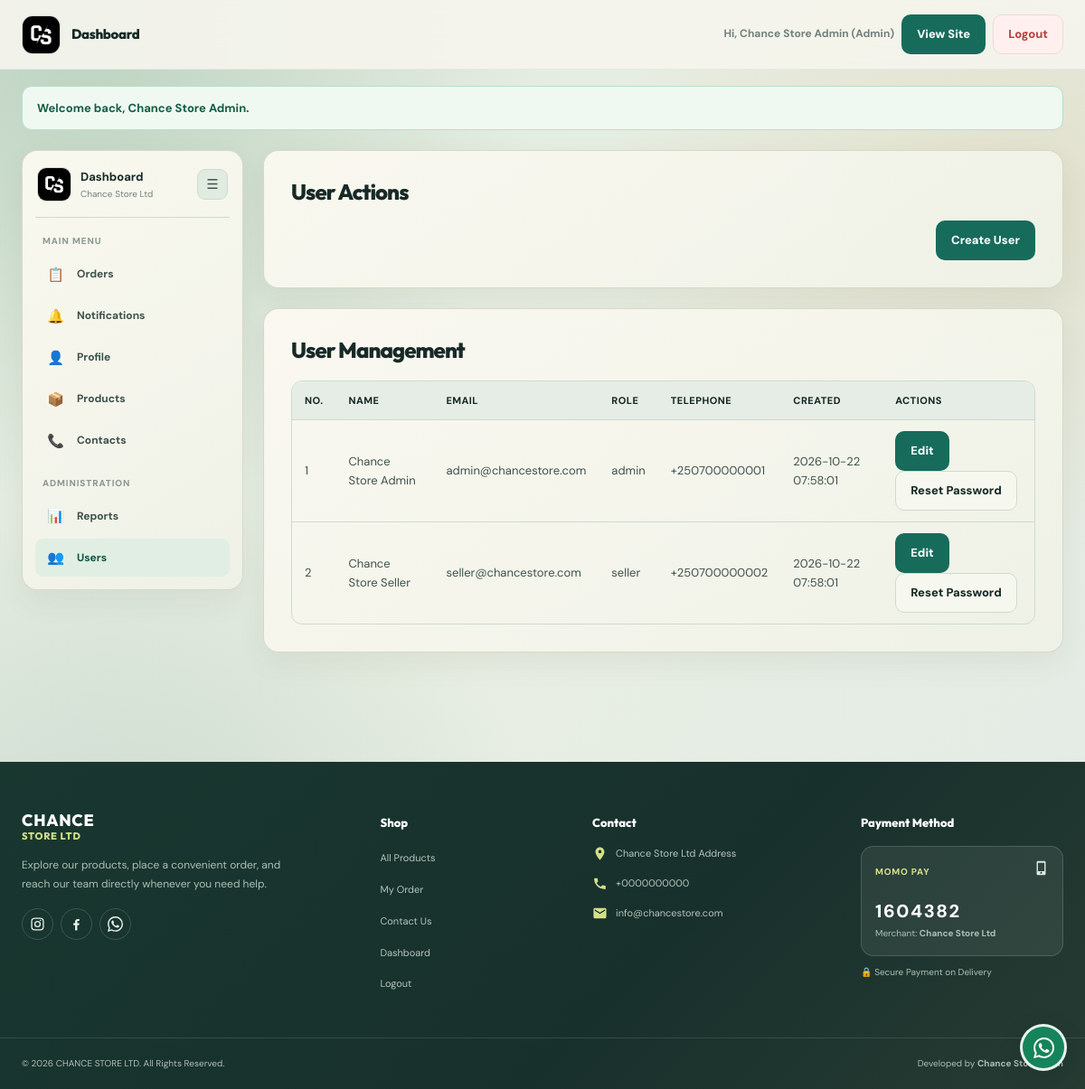
The app's page /admin.php?view=users (signed in) with its own data.
### tables this page shows
CREATE TABLE IF NOT EXISTS users (
    id INT AUTO_INCREMENT PRIMARY KEY,
    name VARCHAR(120) NOT NULL,
    email VARCHAR(190) NOT NULL UNIQUE,
    password VARCHAR(255) NOT NULL,
    role VARCHAR(30) NOT NULL DEFAULT 'seller',
    telephone VARCHAR(30) NOT NULL,
    created_at TIMESTAMP DEFAULT CURRENT_TIMESTAMP
);

CREATE TABLE IF NOT EXISTS contacts (
    id INT PRIMARY KEY DEFAULT 1,
    phone VARCHAR(30) NOT NULL,
    email VARCHAR(190) NOT NULL,
    address VARCHAR(255) NOT NULL
);

### config.php (called while the page is built, shortened)
<?php
function db(): PDO
{
    static $pdo = null;
    if ($pdo instanceof PDO) {
        return $pdo;
    }
    $dsn = 'mysql:host=' . DB_HOST . ';dbname=' . DB_NAME . ';charset=utf8mb4';
    $options = [
        PDO::ATTR_ERRMODE => PDO::ERRMODE_EXCEPTION,
        PDO::ATTR_DEFAULT_FETCH_MODE => PDO::FETCH_ASSOC,
        PDO::ATTR_EMULATE_PREPARES => false,
    ];
    $pdo = new PDO($dsn, DB_USER, DB_PASS, $options);
    $pdo->exec("UPDATE orders SET status = 'pending' WHERE status IS NULL OR status = ''");
    $pdo->exec("ALTER TABLE users MODIFY role VARCHAR(30) NOT NULL DEFAULT 'seller'");
    $pdo->exec("UPDATE users SET role = 'seller' WHERE role NOT IN ('admin', 'seller') OR role IS NULL OR role = ''");
    $pdo->exec("UPDATE users SET role = 'admin' WHERE email = 'admin@chancestore.com'");
    return $pdo;
}
function e(string $value): string
{
    return htmlspecialchars($value, ENT_QUOTES | ENT_SUBSTITUTE, 'UTF-8');
}
function get_flash(): ?array
{
    $flash = $_SESSION['flash'];
    return $flash;
}
function is_admin_logged_in(): bool
{
    return !empty($_SESSION['admin_id']);
}
function current_user_role(): string
{
    return (string) ($_SESSION['admin_role'] ?? '');
}
function get_site_contact(): array
{
    static $contact = null;
    if ($contact === null) {
        $contact = db()->query('SELECT * FROM contacts WHERE id = 1')->fetch() ?: [
            'phone' => '',
            'email' => '',
            'address' => '',
        ];
    }
    return $contact;
}
function phone_digits(string $phone): string
{
    return preg_replace('/\D+/', '', $phone) ?: '';
}

### admin.php (the view, shortened to what this page needs)
<?php
require_once __DIR__ . '/config.php';
$isAdmin = current_user_role() === 'admin';
$roleLabel = ucfirst(current_user_role() !== '' ? current_user_role() : 'seller');
$flash = get_flash();
$pdo = db();
$view = (string) ($_GET['view'] ?? 'orders');
$perPage = 15;
$page = max(1, (int) ($_GET['page'] ?? 1));
$offset = 0;
$users = [];
$unreadStmt = $pdo->prepare('SELECT COUNT(*) FROM notifications WHERE recipient_user_id = ? AND is_read = 0');
$unreadStmt->execute([(int) $_SESSION['admin_id']]);
$unreadNotifications = (int) $unreadStmt->fetchColumn();
if ($isAdmin && $view === 'users') {
    $usersTotal = (int) ($pdo->query('SELECT COUNT(*) AS c FROM users')->fetch()['c'] ?? 0);
    $totalPages = max(1, (int) ceil($usersTotal / $perPage));
    $page = min($page, $totalPages);
    $offset = ($page - 1) * $perPage;
    $stmt = $pdo->prepare('SELECT id, name, email, role, telephone, created_at FROM users ORDER BY created_at DESC LIMIT ? OFFSET ?');
    $stmt->bindValue(1, $perPage, PDO::PARAM_INT);
    $stmt->bindValue(2, $offset, PDO::PARAM_INT);
    $stmt->execute();
    $users = $stmt->fetchAll();
}
    ?>
    <?php
$contact = $pdo->query('SELECT * FROM contacts WHERE id = 1')->fetch() ?: ['phone' => '', 'email' => '', 'address' => ''];
$users = $isAdmin ? $users : [];
?>
<!doctype html>
<html lang="en">
<head>
    <link rel="stylesheet" href="assets.css">
</head>
<body>
<header class="site-header">
    <div class="container header-row">
        <div class="brand-wrap">
            <img class="site-logo" src="logo.jpeg" alt="Chance Store Ltd Logo">
            <div class="brand">Dashboard</div>
        </div>
        <div class="nav-actions">
            <span class="admin-greeting">Hi, <?= e((string) ($_SESSION['admin_name'] ?? 'User')) ?> (<?= e($roleLabel) ?>)</span>
            <a class="btn" href="index.php">View Site</a>
            <a class="btn danger" href="logout.php">Logout</a>
        </div>
    </div>
</header>
<main class="container" id="main-content">
    <?php if ($flash): ?>
        <div class="flash <?= e($flash['type']) ?>"><?= e($flash['message']) ?></div>
    <?php endif; ?>
    <div class="dashboard-shell">
        <aside class="dashboard-sidebar">
            <nav class="admin-nav panel" aria-label="Dashboard menu">
                <div class="admin-nav-header">
                    <div class="admin-nav-brand">
                        <img class="admin-nav-logo" src="logo.jpeg" alt="">
                        <div>
                            <strong>Dashboard</strong>
                            <span>Chance Store Ltd</span>
                        </div>
                    </div>
                    <button id="menuToggle" class="admin-nav-toggle" type="button" aria-label="Collapse menu" title="Collapse menu">☰</button>
                </div>
                <div class="admin-nav-section">
                    <span class="admin-nav-label">Main Menu</span>
                    <div class="task-menu-list">
                        <a class="task-link <?= $view === 'orders' ? 'active' : '' ?>" href="admin.php?view=orders" title="Orders">
                            <span class="task-link-icon" aria-hidden="true">&#128203;</span>
                            <span class="task-link-text">Orders</span>
                        </a>
                        <a class="task-link <?= $view === 'notifications' ? 'active' : '' ?>" href="admin.php?view=notifications" title="Notifications">
                            <span class="task-link-icon" aria-hidden="true">&#128276;</span>
                            <span class="task-link-text">Notifications<?= $unreadNotifications > 0 ? ' (' . $unreadNotifications . ')' : '' ?></span>
                        </a>
                        <a class="task-link <?= $view === 'profile' ? 'active' : '' ?>" href="admin.php?view=profile" title="Profile">
                            <span class="task-link-icon" aria-hidden="true">&#128100;</span>
                            <span class="task-link-text">Profile</span>
                        </a>
                        <?php if ($isAdmin): ?>
                            <a class="task-link <?= $view === 'products' ? 'active' : '' ?>" href="admin.php?view=products" title="Products">
                                <span class="task-link-icon" aria-hidden="true">&#128230;</span>
                                <span class="task-link-text">Products</span>
                            </a>
                            <a class="task-link <?= $view === 'contacts' ? 'active' : '' ?>" href="admin.php?view=contacts" title="Contacts">
                                <span class="task-link-icon" aria-hidden="true">&#128222;</span>
                                <span class="task-link-text">Contacts</span>
                            </a>
                        <?php endif; ?>
                    </div>
                </div>
                <?php if ($isAdmin): ?>
                    <div class="admin-nav-section">
                        <span class="admin-nav-label">Administration</span>
                        <div class="task-menu-list">
                            <a class="task-link <?= $view === 'reports' ? 'active' : '' ?>" href="admin.php?view=reports" title="Reports">
                                <span class="task-link-icon" aria-hidden="true">&#128202;</span>
                                <span class="task-link-text">Reports</span>
                            </a>
                            <a class="task-link <?= $view === 'users' ? 'active' : '' ?>" href="admin.php?view=users" title="Users">
                                <span class="task-link-icon" aria-hidden="true">&#128101;</span>
                                <span class="task-link-text">Users</span>
                            </a>
                        </div>
                    </div>
                <?php endif; ?>
            </nav>
        </aside>
        <div class="dashboard-content">
    <?php if ($isAdmin && $view === 'users'): ?>
        <section class="panel">
            <h2>User Actions</h2>
            <div class="nav-actions">
                <a class="btn" href="admin.php?view=users&create_user=1">Create User</a>
            </div>
        </section>
        <section class="panel">
            <h2>User Management</h2>
            <div class="table-wrap">
            <table>
                <thead><tr><th>No.</th><th>Name</th><th>Email</th><th>Role</th><th>Telephone</th><th>Created</th><th>Actions</th></tr></thead>
                <tbody>
                <?php foreach ($users as $i => $user): ?>
                    <tr>
                        <td><?= (int) ($offset + (int) $i + 1) ?></td>
                        <td><?= e($user['name']) ?></td>
                        <td><?= e($user['email']) ?></td>
                        <td><?= e($user['role']) ?></td>
                        <td><?= e($user['telephone']) ?></td>
                        <td><?= e($user['created_at']) ?></td>
                        <td>
                            <a class="btn" href="admin.php?view=users&edit_user=<?= (int) $user['id'] ?>">Edit</a>
                            <a class="btn secondary" href="admin.php?view=users&reset_user=<?= (int) $user['id'] ?>">Reset Password</a>
                        </td>
                    </tr>
                <?php endforeach; ?>
                </tbody>
            </table>
            </div>
        </section>
    <?php endif; ?>
</div>
</div>
</main>
<?php require __DIR__ . '/partials/footer.php'; ?>
</body>
</html>

### partials/footer.php (shortened to what this page needs)
<?php
$contact = get_site_contact();
$waPhone = phone_digits((string) $contact['phone']);
?>
<footer class="site-footer">
    <div class="container site-footer-grid">
        <div class="site-footer-brand">
            <h3 class="site-footer-title">
                <span class="site-footer-title-main">CHANCE</span>
                <span class="site-footer-title-accent">STORE LTD</span>
            </h3>
            <p class="site-footer-desc">Explore our products, place a convenient order, and reach our team directly whenever you need help.</p>
            <div class="site-footer-socials">
                <a class="footer-social-circle" href="https://www.instagram.com/chance_store_rw/" target="_blank" rel="noopener" aria-label="Instagram">
                </a>
                <a class="footer-social-circle" href="https://www.facebook.com/profile.php?id=61578514747233" target="_blank" rel="noopener" aria-label="Facebook">
                    <svg viewBox="0 0 24 24" focusable="false"><path d="M13.3 22v-8.15h2.75l.42-3.2H13.3V8.6c0-.93.26-1.55 1.6-1.55h1.7V4.2a22.6 22.6 0 0 0-2.47-.12c-2.45 0-4.13 1.5-4.13 4.24v2.34H7.2v3.2H10V22h3.3Z"/></svg>
                </a>
                <a class="footer-social-circle" href="https://wa.me/<?= urlencode($waPhone) ?>" target="_blank" rel="noopener" aria-label="WhatsApp">
                </a>
            </div>
        </div>
        <div class="site-footer-col">
            <h4 class="site-footer-col-title">Shop</h4>
            <ul class="site-footer-links">
                <li><a href="index.php#products">All Products</a></li>
                <li><a href="index.php#cart" class="cart-open-link" aria-controls="cart" aria-expanded="false">My Order</a></li>
                <li><a href="index.php#contact">Contact Us</a></li>
                <?php if (is_admin_logged_in()): ?>
                    <li><a href="admin.php">Dashboard</a></li>
                    <li><a class="footer-auth-link footer-auth-logout" href="logout.php">Logout</a></li>
                <?php else: ?>
                    <li><a class="footer-auth-link footer-auth-login" href="login.php">Login</a></li>
                <?php endif; ?>
            </ul>
        </div>
        <div class="site-footer-col">
            <h4 class="site-footer-col-title">Contact</h4>
            <ul class="site-footer-contact">
                <li>
                    <span class="site-footer-contact-icon" aria-hidden="true">
                        <svg viewBox="0 0 24 24" focusable="false"><path d="M12 2C8.13 2 5 5.13 5 9c0 5.25 7 13 7 13s7-7.75 7-13c0-3.87-3.13-7-7-7zm0 9.5a2.5 2.5 0 1 1 0-5 2.5 2.5 0 0 1 0 5z"/></svg>
                    </span>
                    <span><?= e((string) $contact['address']) ?></span>
                </li>
                <li>
                    <span class="site-footer-contact-icon" aria-hidden="true">
                        <svg viewBox="0 0 24 24" focusable="false"><path d="M6.62 10.79a15.05 15.05 0 0 0 6.59 6.59l2.2-2.2a1 1 0 0 1 1.01-.24c1.12.37 2.33.57 3.58.57a1 1 0 0 1 1 1V20a1 1 0 0 1-1 1C10.07 21 3 13.93 3 5a1 1 0 0 1 1-1h3.5a1 1 0 0 1 1 1c0 1.25.2 2.46.57 3.58a1 1 0 0 1-.25 1.01l-2.2 2.2z"/></svg>
                    </span>
                    <a href="tel:<?= e($waPhone) ?>"><?= e((string) $contact['phone']) ?></a>
                </li>
                <li>
                    <span class="site-footer-contact-icon" aria-hidden="true">
                        <svg viewBox="0 0 24 24" focusable="false"><path d="M20 4H4a2 2 0 0 0-2 2v12a2 2 0 0 0 2 2h16a2 2 0 0 0 2-2V6a2 2 0 0 0-2-2zm0 4-8 5L4 8V6l8 5 8-5v2z"/></svg>
                    </span>
                    <a href="mailto:<?= e((string) $contact['email']) ?>"><?= e((string) $contact['email']) ?></a>
                </li>
            </ul>
        </div>
        <div class="site-footer-col">
            <h4 class="site-footer-col-title">Payment Method</h4>
            <div class="payment-card">
                <div class="payment-card-top">
                    <span class="payment-badge">MOMO PAY</span>
                    <span class="payment-card-icon" aria-hidden="true">
                        <svg viewBox="0 0 24 24" focusable="false"><path d="M17 1H7a2 2 0 0 0-2 2v18a2 2 0 0 0 2 2h10a2 2 0 0 0 2-2V3a2 2 0 0 0-2-2zm-5 20a1.5 1.5 0 1 1 0-3 1.5 1.5 0 0 1 0 3zm5-4H7V4h10v13z"/></svg>
                    </span>
                </div>
                <div class="payment-number">1604382</div>
                <div class="payment-merchant">Merchant: <strong>Chance Store Ltd</strong></div>
            </div>
            <p class="payment-secure">
                <span aria-hidden="true">&#128274;</span> Secure Payment on Delivery
            </p>
        </div>
    </div>
    <div class="site-footer-bottom">
        <div class="container site-footer-bottom-inner">
            <p>&copy; <?= date('Y') ?> CHANCE STORE LTD. All Rights Reserved.</p>
            <p>Developed by <strong>Chance Store Team</strong></p>
        </div>
    </div>
</footer>
<a class="whatsapp-fab" href="https://wa.me/<?= urlencode($waPhone) ?>" target="_blank" rel="noopener" aria-label="Chat on WhatsApp">
</a>

### records on screen
users: i "1", name "Chance Store Admin", email "admin@chancestore.com", role "admin", telephone "+250700000001", created_at "2026-10-22 07:58:01"
users: i "2", name "Chance Store Seller", email "seller@chancestore.com", role "seller", telephone "+250700000002", created_at "2026-10-22 07:58:01"
contacts: address "Chance Store Ltd Address", phone "+0000000000", email "info@chancestore.com"

### other values on screen
$_SESSION['admin_name'] "Chance Store Admin"
$roleLabel "Admin"
$flash['message'] "Welcome back, Chance Store Admin."
